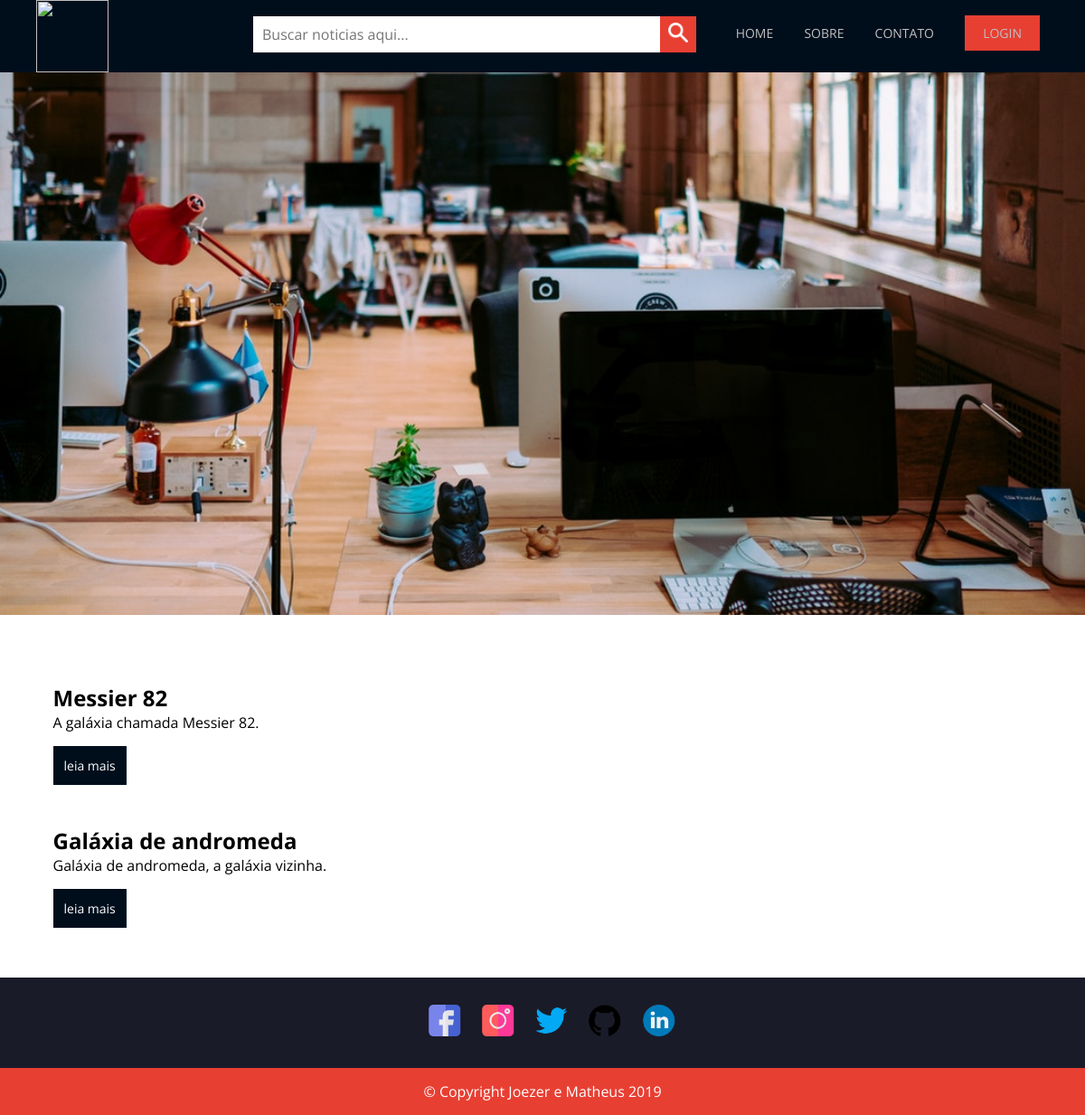
The page / on the database its author committed.
### tables this page shows
CREATE TABLE `posts` (
  `cdpost` int(11) NOT NULL,
  `titulo` varchar(255) NOT NULL,
  `resumo` text NOT NULL,
  `texto` text NOT NULL,
  `imagem` varchar(100) NOT NULL,
  `posicao` varchar(5) NOT NULL DEFAULT 'right',
  `data` date NOT NULL
);

### index.php (the view, shortened to what this page needs)
<?php
include ("funcoes.php");
include ("conecta.php");
	if(isset($_SESSION['usuario'])){
		include("topo_sair.php");
	}
	else
	{
		include("topo.php");
	}
		if(isset($_SESSION['sucesso']) && @(!$_REQUEST['busca'])){
			$sql="select titulo,resumo,cdpost from posts order by cdpost desc";
			try{
				$consulta = $link->prepare($sql);
				$consulta->execute();
				while($registro=$consulta->fetch(PDO::FETCH_ASSOC)){
					$titulo=utf8_encode($registro['titulo']);
					$resumo= utf8_encode($registro['resumo']);
								echo "$titulo";
								echo "$resumo";
									echo ("leia mais");
				}
			}catch(PDOException $ex){
				echo ($ex->getMessage());
			}
		}
include("rodape.php");
?>

### style.css (style rules this page uses)
* { margin: 0; padding:0; font-family: 'Open Sans', sans-serif; }
body { background-color: white; }

### rows shown on the page
posts: titulo "Messier 82", resumo "A galáxia chamada Messier 82."
posts: titulo "Galáxia de andromeda", resumo "Galáxia de andromeda, a galáxia vizinha."
